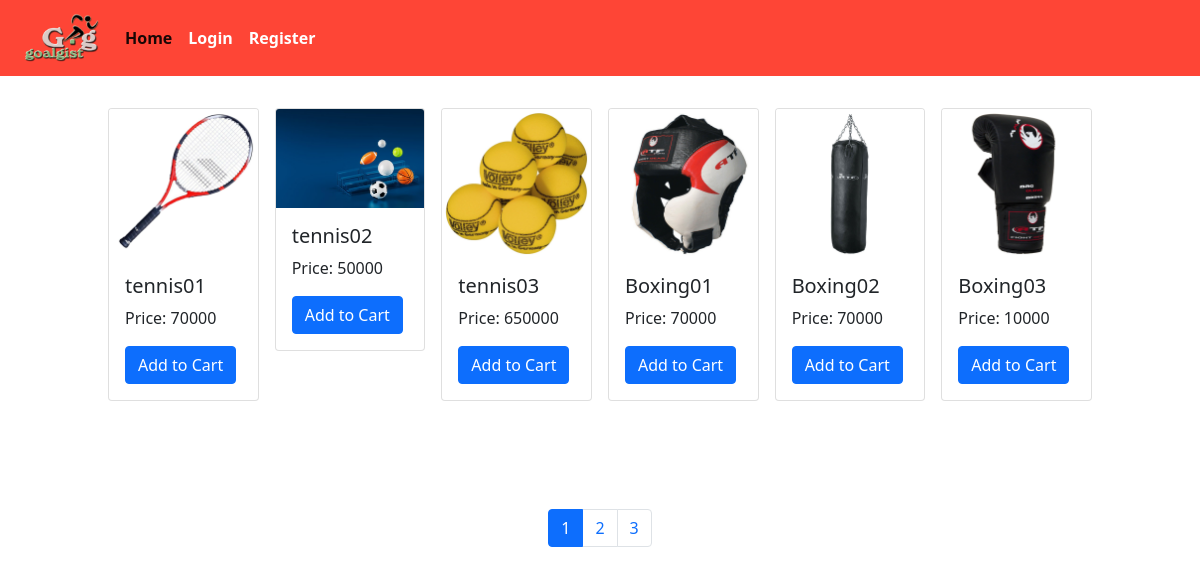
The page /product.php on the database its author committed.
### tables this page shows
CREATE TABLE `item` (
  `itemid` int(11) NOT NULL,
  `itemname` varchar(30) NOT NULL,
  `catid` int(11) NOT NULL,
  `price` int(11) NOT NULL,
  `qty` int(11) NOT NULL,
  `photo` varchar(255) NOT NULL
);

### product.php (the view, shortened to what this page needs)
<?php
include 'conn.php';
$getquery = "SELECT * FROM item";
$perpage = 6;
$go_query = mysqli_query($conn, $getquery);
$num = mysqli_num_rows($go_query);
$num = ceil($num / $perpage);
$page = isset($_GET['page']) ? $_GET['page'] : 1;
$show_item = ($page * $perpage) - $perpage;
?>
<!DOCTYPE html>
<html lang="en">
<head>
    <link href="https://cdn.jsdelivr.net/npm/bootstrap@5.2.3/dist/css/bootstrap.min.css" rel="stylesheet">
</head>
<body>
  <?php
    include 'header.php';
  ?>
                <div class="row row-cols-1 row-cols-md-3 g-3 mt-3" id="margin">
                    <?php
                    $query = "SELECT * FROM item LIMIT $show_item, $perpage";
                    $go_query = mysqli_query($conn, $query);
                    while ($out = mysqli_fetch_array($go_query)) {
                        $item_id = $out['itemid'];
                        $item_name = $out['itemname'];
                        $price = $out['price'];
                        $photo = $out['photo'];
                        echo "<div class='col-md-2 mb-2'>";
                        echo "<div class='card' style=width: 18rem;>";
                        echo "<img src='Photo/{$photo}' class='card-img-top' alt='{$item_name}' width:200px;>";
                        echo "<div class='card-body'>";
                        echo "<h5 class='card-title'>{$item_name}</h5>";
                        echo "<p class='card-text'>Price: {$price}</p>";
                        echo "<a href='addtocart.php?id={$item_id}' class='btn btn-primary'>Add to Cart</a>";
                        echo "</div></div></div>";
                    }
                    ?>
                </div>
  <ul class="pagination justify-content-center">
        <?php
        for ($i = 1; $i <= $num; $i++) {
            $activeClass = $i == $page ? 'active' : '';
            echo "<li class='page-item {$activeClass}'><a class='page-link' href='product.php?page={$i}'>{$i}</a></li>";
        }
        ?>
    </ul>
  </body>
</html>

### header.php (shortened to what this page needs)
<!DOCTYPE html>
<html lang="en">
<head>
</head>
<link rel="stylesheet" href="css/fontawesome-all.min.css">
<link href="https://cdn.jsdelivr.net/npm/bootstrap@5.0.2/dist/css/bootstrap.min.css" rel="stylesheet">
<body>
    <?php
    if(empty($_SESSION['user'])):
    ?>
<nav class="navbar navbar-expand-lg" id="nav"  >
  <div class="container-fluid" >
    <a class="navbar-brand" href="#"><image src="img/logo/logo4.png" widht="100px" height="50px">
    </a>
    <div class="collapse navbar-collapse" id="navbarSupportedContent">
      <ul class="navbar-nav me-auto mb-2 mb-lg-0">
        <li class="nav-item">
          <a class="nav-link active" aria-current="page" href="index.php">Home</a>
        </li>
        <li class="nav-item">
          <a class="nav-link" href="login.php">Login</a>
        </li>
        <li class="nav-item">
          <a class="nav-link " href="register.php" >Register</a>
        </li>
      </ul>
           </div>
           </div>
</nav>
<?php
endif;
?>
</body>
</html>

### product.php (style rules this page uses)
#margin { margin : 100px; }

### header.php (style rules this page uses)
#nav { background-color:#fe4536; }
.navbar-brand { color:#fff; font-weight:600; }
.nav-item , .nav-link { color:#fff; font-weight:600; }

### rows shown on the page
item: photo (picture), itemname "tennis01", price "70000"
item: photo (picture), itemname "tennis02", price "50000"
item: photo (picture), itemname "tennis03", price "650000"
item: photo (picture), itemname "Boxing01", price "70000"
item: photo (picture), itemname "Boxing02", price "70000"
item: photo (picture), itemname "Boxing03", price "10000"
